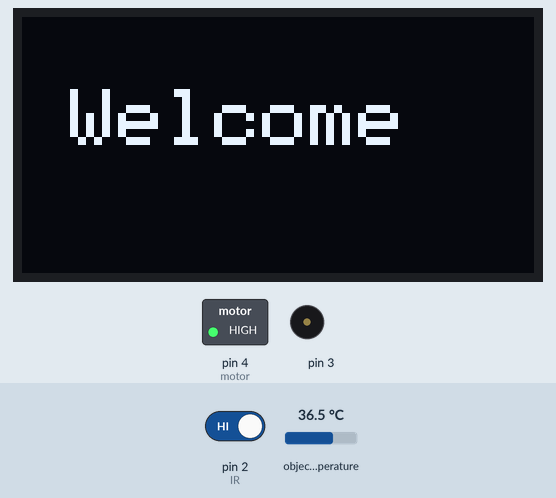
Bench run of a sketch on a simulated Arduino Uno, built with avr-gcc and run on an emulated ATmega328P. Shown: 128×64 one-colour display, switched loads named in the sketch (green lamp = pin HIGH), buzzer (waves = sounding). Inputs (shaded band) come from the test bench; at power-on: pin 2 (IR) HIGH, object temperature 36.5 °C. The modem accepts every AT command (registered, SIM ready, sends succeed) and sends nothing else; what the sketch prints to the serial monitor is not drawn.

Above: at 2.2 s.
2.3 s: pin 2 (IR) driven LOW
At 5.4 s:
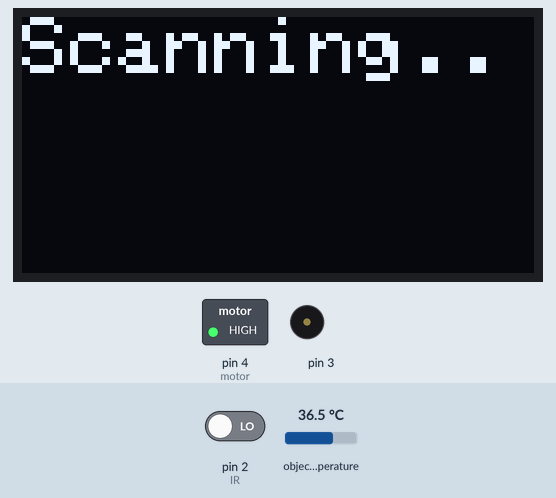
At 6.5 s:
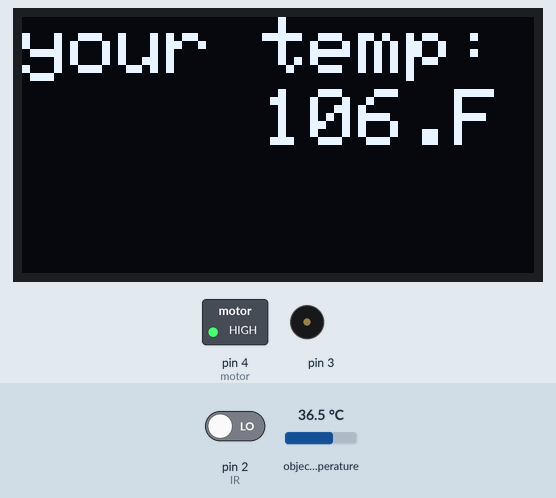
Timing chart, 0 to 19.5 s (numbered marks = the images above; inputs shaded):
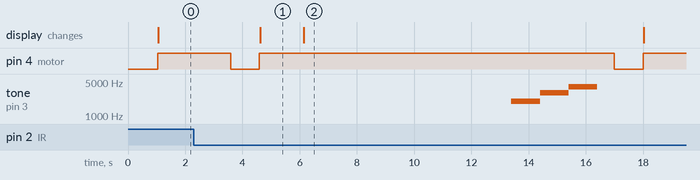

Measured:
- after the input at 2.3 s, pin 4 (motor): alternates HIGH for 12.4 s and LOW for 1.0 s, starting after 1.3 s; tone on pin 3: silent → 2000 Hz after 11.1 s, → 3000 Hz 1.0 s later, → 4000 Hz 1.0 s later, → silent 1.0 s later; the display: changes after 2.3 s (image 1)
- what the display in image 1 shows lasts 1.5 s, from 4.6 s to 6.1 s

The sketch:

ARDUINOMLXolediot.ino
```cpp
#include <Wire.h>
#include <Adafruit_MLX90614.h>
#include <Adafruit_GFX.h>
#include <Adafruit_SH1106.h>
#include <SoftwareSerial.h>


Adafruit_MLX90614 mlx = Adafruit_MLX90614();

Adafruit_SH1106 display(-1);

int motor = 4;
int IR = 2;
float roomTemp; // ambient temperature
float objectTemp, objectTemp1, objectTemp2, objectTemp3;  // object temperature

int readcount = 0;
float threshold= 8.8 ;


void setup() {

  pinMode(IR, INPUT);
  pinMode(motor, OUTPUT);
  Serial.begin(9600);
  // setting up the OLED display
  display.begin(SH1106_SWITCHCAPVCC,0x3C) ;
  delay(1000);
  display.clearDisplay();
  display.setTextColor(WHITE);
}

void loop()

{
  digitalWrite(motor, HIGH);
  int IRval = digitalRead(IR);
  Serial.println(IRval);
  if (IRval == 0)
  {
    pump();
  display.clearDisplay();
  display.setTextSize(2);
  display.setCursor(0,0);
  display.print("Scanning..");
  display.display();
  delay(500);
  objectTemp1 = threshold + mlx.readObjectTempF() ;
  delay(500);
  objectTemp2 = threshold + mlx.readObjectTempF() ;
  delay(500);
  objectTemp3 = threshold + mlx.readObjectTempF() ;

  objectTemp = (objectTemp1 + objectTemp2 + objectTemp3)/3;
  //roomTemp = mlx.readAmbientTempF() ;


  // print to Serial port
 Serial.println(objectTemp);


  // display on OLED

   display.clearDisplay();
  display.setTextSize(2);
     display.setCursor(0,0);
      display.print("your temp:");
      display.setTextSize(2);
      display.setCursor(60,18);
      display.print(String(objectTemp).substring(0, 4) + "F");
     display.display();
     delay(4000);

      if (objectTemp >= 99.5)
      {
        sendsms();
       delay(100);
        play_alert();
     delay(100);
      }
      else
      {
       display.clearDisplay();

     display.setTextSize(2);

     display.setCursor(0,18);

     display.print(" thankyou ");

     display.display();

    delay(1000);
      }
  }
  else
  {
     display.clearDisplay();

     display.setTextSize(2);

     display.setCursor(0,18);

     display.print(" Welcome ");

     display.display();

    delay(1000);
  }


 }


void play_alert() { // beep 3x when object temperature is >= 37.5C
  tone(3, 2000, 1000);
  delay(1000);
  tone(3, 3000, 1000);
  delay(1000);
  tone(3, 4000, 1000);
  delay(1000);
  noTone(3);
}

void sendsms()
{
  SoftwareSerial mySerial(9, 10);
  mySerial.begin(9600);
  mySerial.println("AT+CMGF=1");    //Sets the GSM Module in Text Mode
     delay(1000);  // Delay of 1 second
     mySerial.println("AT+CMGS=\"+919100855854\"\r"); // Replace x with mobile number
     delay(1000);
     mySerial.println("alert fever");// The SMS text you want to send
     delay(100);
     mySerial.println((char)26);// ASCII code of CTRL+Z for saying the end of sms to  the module
      delay(1000);
}

void pump()
{
  digitalWrite(motor, HIGH);
  delay(500);
  digitalWrite(motor, LOW);
  delay(1000);
  digitalWrite(motor, HIGH);
}
```
